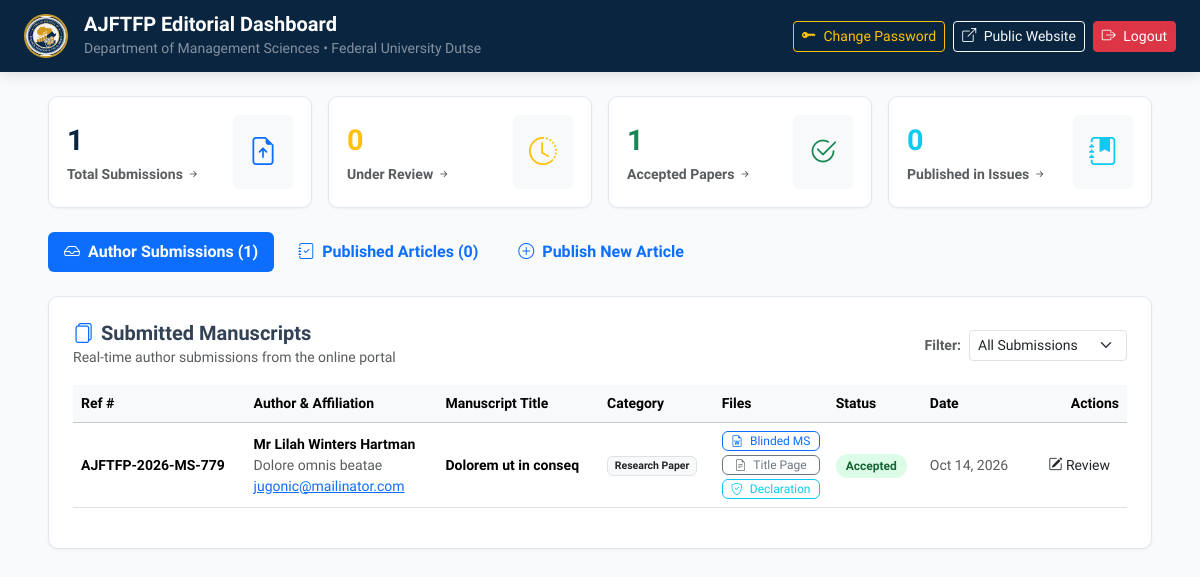
/admin/index.php (signed in), run on the app's committed database.
### tables this page shows
CREATE TABLE submissions (
            id INTEGER PRIMARY KEY AUTOINCREMENT,
            tracking_ref TEXT UNIQUE,
            author_title TEXT,
            author_name TEXT,
            author_surname TEXT,
            author_email TEXT,
            author_phone TEXT,
            affiliation TEXT,
            country TEXT,
            manuscript_title TEXT,
            running_title TEXT,
            category TEXT,
            abstract TEXT,
            keywords TEXT,
            jel_codes TEXT,
            file_manuscript TEXT,
            file_cover_sheet TEXT,
            file_declaration TEXT,
            status TEXT DEFAULT 'Under Review',
            reviewer_notes TEXT,
            created_at DATETIME DEFAULT CURRENT_TIMESTAMP
        );

### admin/index.php (the view, shortened to what this page needs)
<?php
$db = getDB();
$submissions = $db->query("SELECT * FROM submissions ORDER BY id DESC")->fetchAll();
$published_articles = $db->query("SELECT * FROM published_articles ORDER BY id DESC")->fetchAll();
$count_submissions = count($submissions);
$count_under_review = 0;
$count_accepted = 0;
foreach ($submissions as $s) {
    if ($s['status'] === 'Accepted') $count_accepted++;
}
$count_published = count($published_articles);
?>
<!DOCTYPE html>
<html lang="en">
<head>
  <link href="https://cdn.jsdelivr.net/npm/bootstrap@5.3.3/dist/css/bootstrap.min.css" rel="stylesheet">
  <link rel="stylesheet" href="https://cdn.jsdelivr.net/npm/bootstrap-icons@1.11.3/font/bootstrap-icons.min.css">
</head>
<body>
  <header class="admin-navbar d-flex flex-wrap justify-content-between align-items-center">
    <div class="d-flex align-items-center gap-3">
      <img src="../assets/img/logo.jpg" alt="Logo" class="admin-logo">
      <div>
        <h5 class="mb-0 text-white fw-bold">AJFTFP Editorial Dashboard</h5>
        <small class="text-white-50">Department of Management Sciences &bull; Federal University Dutse</small>
      </div>
    </div>
    <div class="d-flex align-items-center gap-2 mt-2 mt-md-0">
      <button class="btn btn-sm btn-outline-warning" data-bs-toggle="modal" data-bs-target="#changePasswordModal">
        <i class="bi bi-key-fill me-1"></i> Change Password
      </button>
      <a href="../index.html" target="_blank" class="btn btn-sm btn-outline-light">
        <i class="bi bi-box-arrow-up-right me-1"></i> Public Website
      </a>
      <a href="logout.php" class="btn btn-sm btn-danger">
        <i class="bi bi-box-arrow-right me-1"></i> Logout
      </a>
    </div>
  </header>
  <div class="container-fluid px-lg-4 px-xl-5 py-4">
    <div class="row g-3 mb-4">
      <div class="col-sm-6 col-xl-3">
        <div class="stat-card" style="cursor: pointer;" onclick="filterSubmissionsTab('all')" title="Click to view all submissions">
          <div class="d-flex justify-content-between align-items-center">
            <div>
              <div class="stat-number"><?php echo $count_submissions; ?></div>
              <div class="small text-muted fw-bold">Total Submissions <i class="bi bi-arrow-right-short"></i></div>
            </div>
            <div class="p-3 bg-light rounded text-primary fs-3"><i class="bi bi-file-earmark-arrow-up"></i></div>
          </div>
        </div>
      </div>
      <div class="col-sm-6 col-xl-3">
        <div class="stat-card" style="cursor: pointer;" onclick="filterSubmissionsTab('Under Review')" title="Click to filter Under Review submissions">
          <div class="d-flex justify-content-between align-items-center">
            <div>
              <div class="stat-number text-warning"><?php echo $count_under_review; ?></div>
              <div class="small text-muted fw-bold">Under Review <i class="bi bi-arrow-right-short"></i></div>
            </div>
            <div class="p-3 bg-light rounded text-warning fs-3"><i class="bi bi-clock-history"></i></div>
          </div>
        </div>
      </div>
      <div class="col-sm-6 col-xl-3">
        <div class="stat-card" style="cursor: pointer;" onclick="filterSubmissionsTab('Accepted')" title="Click to filter Accepted manuscripts">
          <div class="d-flex justify-content-between align-items-center">
            <div>
              <div class="stat-number text-success"><?php echo $count_accepted; ?></div>
              <div class="small text-muted fw-bold">Accepted Papers <i class="bi bi-arrow-right-short"></i></div>
            </div>
            <div class="p-3 bg-light rounded text-success fs-3"><i class="bi bi-check2-circle"></i></div>
          </div>
        </div>
      </div>
      <div class="col-sm-6 col-xl-3">
        <div class="stat-card" style="cursor: pointer;" onclick="document.getElementById('published-tab').click();" title="Click to view published articles list">
          <div class="d-flex justify-content-between align-items-center">
            <div>
              <div class="stat-number text-info"><?php echo $count_published; ?></div>
              <div class="small text-muted fw-bold">Published in Issues <i class="bi bi-arrow-right-short"></i></div>
            </div>
            <div class="p-3 bg-light rounded text-info fs-3"><i class="bi bi-journal-bookmark-fill"></i></div>
          </div>
        </div>
      </div>
    </div>
    <ul class="nav nav-pills mb-4 gap-2" id="adminTabs" role="tablist">
      <li class="nav-item">
        <button class="nav-link active px-3 py-2 fw-bold" id="submissions-tab" data-bs-toggle="pill" data-bs-target="#submissions-pane" type="button">
          <i class="bi bi-inbox me-1"></i> Author Submissions (<?php echo $count_submissions; ?>)
        </button>
      </li>
      <li class="nav-item">
        <button class="nav-link px-3 py-2 fw-bold" id="published-tab" data-bs-toggle="pill" data-bs-target="#published-pane" type="button">
          <i class="bi bi-journal-check me-1"></i> Published Articles (<?php echo $count_published; ?>)
        </button>
      </li>
      <li class="nav-item">
        <button class="nav-link px-3 py-2 fw-bold" id="new-article-tab" data-bs-toggle="pill" data-bs-target="#new-article-pane" type="button">
          <i class="bi bi-plus-circle me-1"></i> Publish New Article
        </button>
      </li>
    </ul>
    <div class="tab-content">
      <div class="tab-pane fade show active" id="submissions-pane">
        <div class="card-panel">
          <div class="d-flex justify-content-between align-items-center flex-wrap gap-2 mb-3">
            <div>
              <h5 class="fw-bold mb-0 text-navy"><i class="bi bi-files text-primary me-2"></i>Submitted Manuscripts</h5>
              <small class="text-muted">Real-time author submissions from the online portal</small>
            </div>
            <div class="d-flex align-items-center gap-2">
              <label class="small text-muted fw-bold">Filter:</label>
              <select id="submissionStatusFilter" class="form-select form-select-sm" style="width: auto;" onchange="filterSubmissionsTab(this.value)">
                <option value="all">All Submissions</option>
              </select>
            </div>
          </div>
          <?php if (empty($submissions)): ?>
            <div class="text-center py-5 text-muted">
              <i class="bi bi-inbox fs-1 d-block mb-2 text-secondary"></i>
              <h6>No manuscripts submitted yet</h6>
              <p class="small">When authors upload manuscripts via the online submission portal, they will appear here with downloadable blinded manuscripts, cover sheets, and author details.</p>
            </div>
          <?php else: ?>
            <div class="table-responsive">
              <table class="table table-hover align-middle small" id="submissionsTable">
                <thead class="table-light">
                  <tr>
                    <th>Ref #</th>
                    <th>Author &amp; Affiliation</th>
                    <th>Manuscript Title</th>
                    <th>Category</th>
                    <th>Files</th>
                    <th>Status</th>
                    <th>Date</th>
                    <th class="text-end">Actions</th>
                  </tr>
                </thead>
                <tbody>
                  <?php foreach ($submissions as $sub):
                    $safeStatus = preg_replace('/[^A-Za-z0-9\-]/', '-', $sub['status']);
                  ?>
                    <tr class="submission-row" data-status="<?php echo htmlspecialchars($sub['status']); ?>">
                      <td class="fw-bold text-navy"><?php echo htmlspecialchars($sub['tracking_ref']); ?></td>
                      <td>
                        <strong><?php echo htmlspecialchars($sub['author_title'] . ' ' . $sub['author_name'] . ' ' . $sub['author_surname']); ?></strong><br>
                        <span class="text-muted"><?php echo htmlspecialchars($sub['affiliation']); ?></span><br>
                        <a href="mailto:<?php echo htmlspecialchars($sub['author_email']); ?>"><?php echo htmlspecialchars($sub['author_email']); ?></a>
                      </td>
                      <td style="max-width: 280px;">
                        <strong><?php echo htmlspecialchars($sub['manuscript_title']); ?></strong>
                      </td>
                      <td><span class="badge bg-light text-dark border"><?php echo htmlspecialchars($sub['category']); ?></span></td>
                      <td>
                        <div class="d-flex flex-column gap-1">
                          <?php if (!empty($sub['file_manuscript'])): ?>
                            <a href="../<?php echo htmlspecialchars($sub['file_manuscript']); ?>" download class="btn btn-xs btn-outline-primary py-0 px-1" style="font-size: 0.75rem;">
                              <i class="bi bi-file-earmark-word me-1"></i> Blinded MS
                            </a>
                          <?php endif; ?>
                          <?php if (!empty($sub['file_cover_sheet'])): ?>
                            <a href="../<?php echo htmlspecialchars($sub['file_cover_sheet']); ?>" download class="btn btn-xs btn-outline-secondary py-0 px-1" style="font-size: 0.75rem;">
                              <i class="bi bi-file-earmark-text me-1"></i> Title Page
                            </a>
                          <?php endif; ?>
                          <?php if (!empty($sub['file_declaration'])): ?>
                            <a href="../<?php echo htmlspecialchars($sub['file_declaration']); ?>" download class="btn btn-xs btn-outline-info py-0 px-1" style="font-size: 0.75rem;">
                              <i class="bi bi-shield-check me-1"></i> Declaration
                            </a>
                          <?php endif; ?>
                        </div>
                      </td>
                      <td>
                        <span class="badge-status status-<?php echo $safeStatus; ?>">
                          <?php echo htmlspecialchars($sub['status']); ?>
                        </span>
                      </td>
                      <td class="text-muted text-nowrap"><?php echo date('M d, Y', strtotime($sub['created_at'])); ?></td>
                      <td class="text-end text-nowrap">
                        <button class="btn btn-sm btn-outline-navy py-1 px-2" data-bs-toggle="modal" data-bs-target="#editModal<?php echo $sub['id']; ?>">
                          <i class="bi bi-pencil-square"></i> Review
                        </button>
                      </td>
                    </tr>
                  <?php endforeach; ?>
                </tbody>
              </table>
            </div>
          <?php endif; ?>
        </div>
      </div>
    </div>
  </div>
</body>
</html>

### admin/index.php (style rules this page uses)
:root { --aj-navy-primary: #0a2540; --aj-gold-primary: #c59b27; --aj-bg-light: #f8fafc; --aj-border: #e2e8f0; }
body { font-family: 'Plus Jakarta Sans', sans-serif; background-color: var(--aj-bg-light); color: #334155; }
.admin-navbar { background: var(--aj-navy-primary); color: #ffffff; padding: 12px 24px; box-shadow: 0 4px 12px rgba(0,0,0,0.1); }
.admin-logo { width: 44px; height: 44px; border-radius: 50%; border: 2px solid var(--aj-gold-primary); object-fit: contain; background: #ffffff; }
.stat-card { background: #ffffff; border: 1px solid var(--aj-border); border-radius: 10px; padding: 18px; box-shadow: 0 1px 3px rgba(0,0,0,0.05); transition: all 0.2s ease; }
.stat-number { font-size: 1.8rem; font-weight: 700; color: var(--aj-navy-primary); margin-bottom: 2px; }
.card-panel { background: #ffffff; border: 1px solid var(--aj-border); border-radius: 10px; padding: 24px; margin-bottom: 24px; box-shadow: 0 1px 3px rgba(0,0,0,0.05); }
.badge-status { font-size: 0.75rem; padding: 5px 10px; border-radius: 20px; font-weight: 600; }
.status-Accepted { background: #dcfce7; color: #166534; }
.table-responsive { max-height: 600px; overflow-y: auto; }

### data on the page
submissions: tracking_ref "AJFTFP-2026-MS-779", author_title+author_name+author_surname "Mr Lilah Winters Hartman", affiliation "Dolore omnis beatae", author_email "jugonic@mailinator.com", manuscript_title "Dolorem ut in conseq", category "Research Paper", status "Accepted", created_at "Oct 14, 2026"

### other printed values
$count_submissions "1"
$count_under_review "0"
$count_accepted "1"
$count_published "0"
